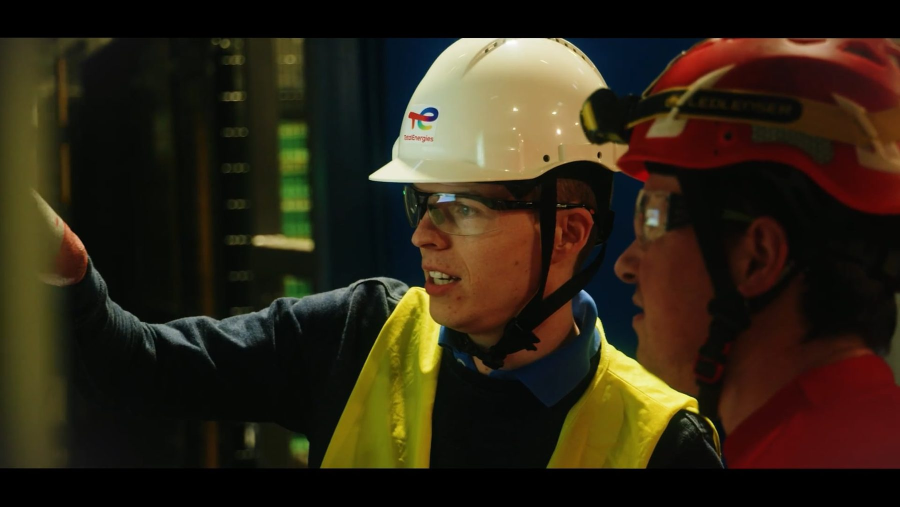
#> input picture site/img/films/pilz.jpg, 1800 x 1013 px (shown at 1/2 size)
$ python mockup_gsm.py ../site/img/films/pilz.jpg ../site/img/films/rocket.jpg
#> lines starting #> are read from the running program, lines starting #| are printed output that depends on the picture; after the words box and inside, x2 and y2 are one past the last pixel; in counts of white or black regions, pixels touching at a corner belong together
"""Gsm-mockup: python scripts/mockup_gsm.py gsm.jpg uit.jpg — telefoon op een zachte achtergrond (1800x1200)."""
import sys
import numpy as np
from PIL import Image, ImageDraw, ImageFilter

S, W, H = 2, 1800, 1200
def main(src, out, bg=((206, 208, 207), (236, 236, 233))):
#> called with src = '../site/img/films/pilz.jpg', out = '../site/img/films/rocket.jpg', bg = ((206, 208, 207), (236, 236, 233))
    g = np.linspace(0, 1, H*S)[:, None, None]
    grad = (np.array(bg[0])*(1-g) + np.array(bg[1])*g).repeat(W*S, axis=1)
    cv = Image.fromarray(grad.astype("uint8")).convert("RGBA")
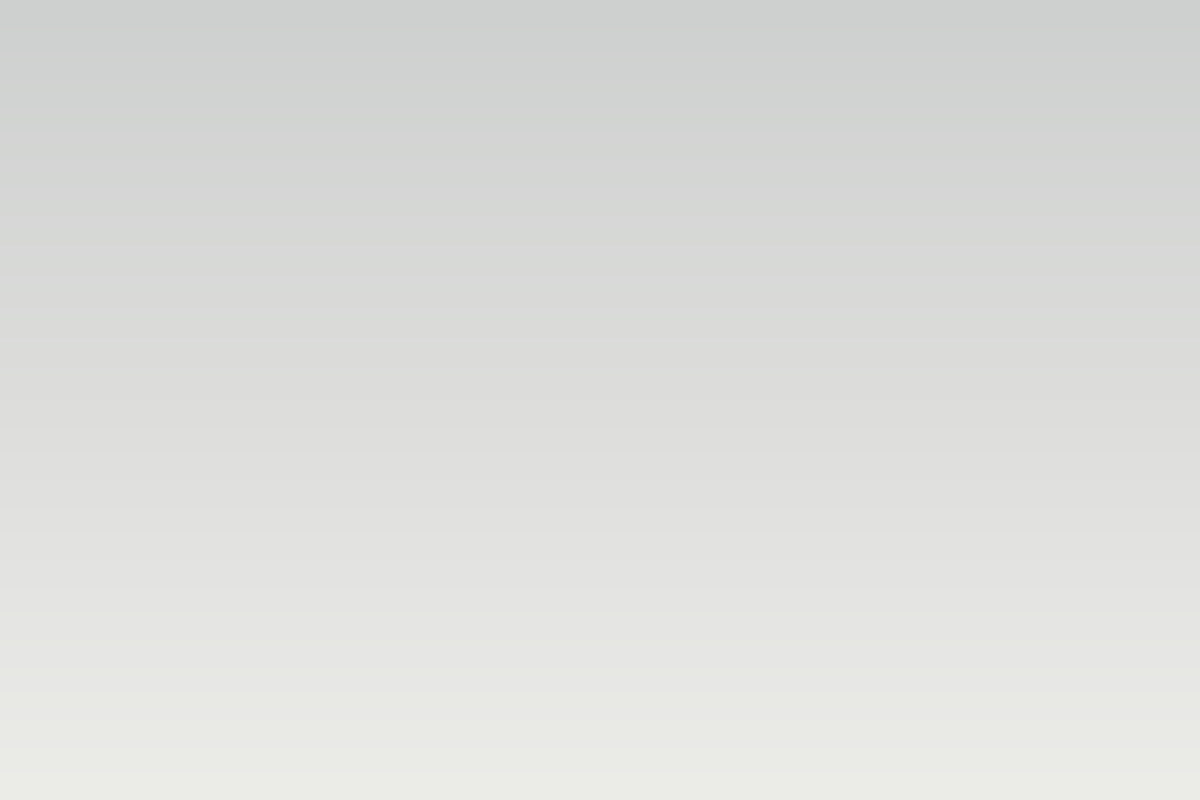
#> cv: PIL image 3600x2400 RGBA (shown at 1/3 size); mean R, G, B, A 220.5, 221.5, 219.5, 255
    pw, ph = 430*S, 880*S                      # toestel
    x0, y0 = (W*S - pw)//2, (H*S - ph)//2 - 10*S
    sh = Image.new("L", cv.size, 0)
#> sh: PIL image 3600x2400 L; every value is 0
    ImageDraw.Draw(sh).rounded_rectangle([x0+30*S, y0+50*S, x0+pw+30*S, y0+ph+40*S], 70*S, fill=110)
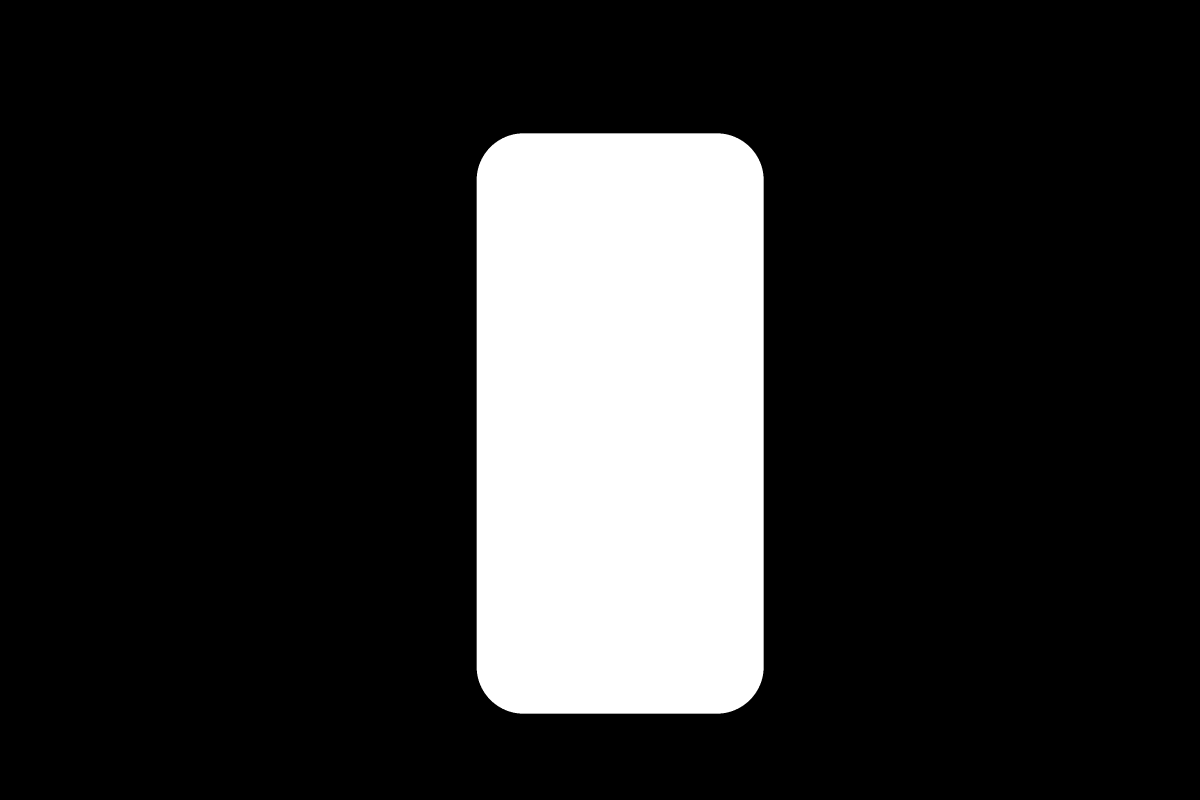
#> sh: PIL image 3600x2400 L (shown at 1/3 size); values 0 (black) and 110 (white), 17.2% white; 1 white region, box (x1, y1, x2, y2) and area: (1430, 400, 2291, 2141) 1482029
    cv.paste(Image.new("RGBA", cv.size, (40, 40, 45, 255)), (0, 0), sh.filter(ImageFilter.GaussianBlur(40*S)))
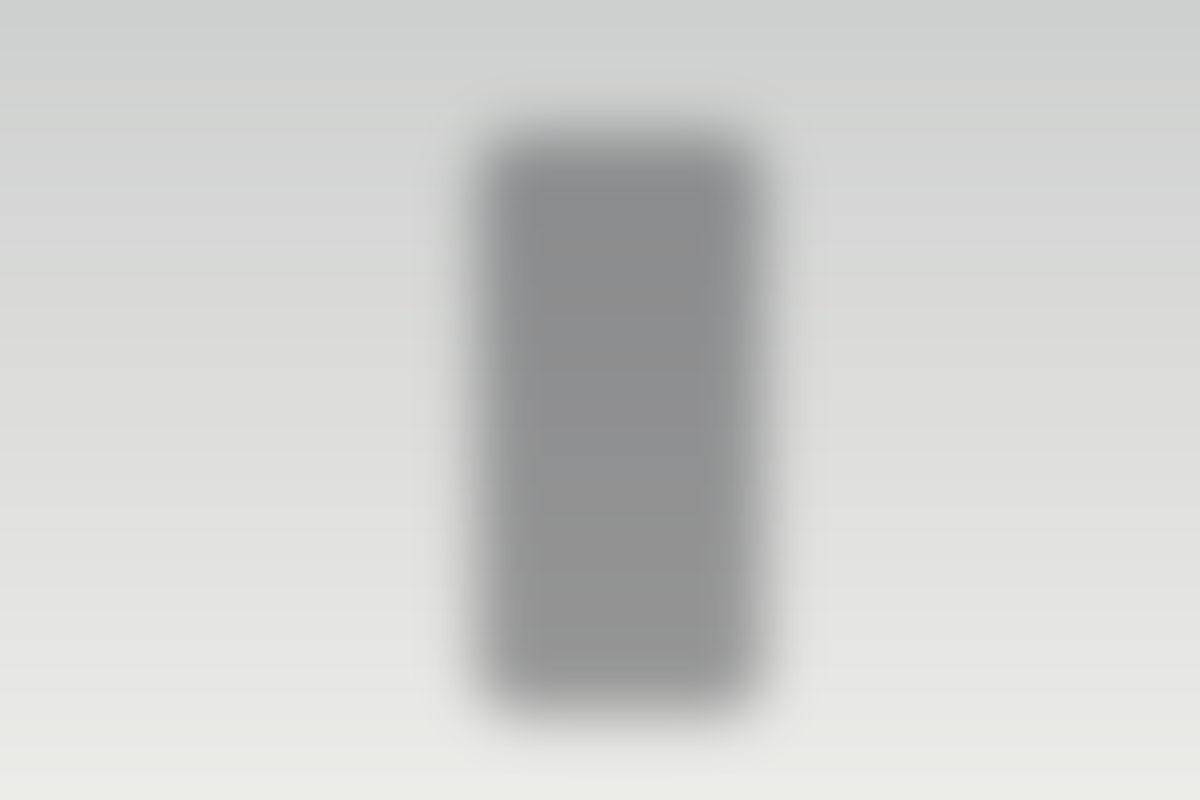
#> cv: PIL image 3600x2400 RGBA (shown at 1/3 size); mean R, G, B, A 207.1, 208, 206.5, 255
    d = ImageDraw.Draw(cv)
    d.rounded_rectangle([x0, y0, x0+pw, y0+ph], 66*S, fill=(24, 25, 28, 255))
    d.rounded_rectangle([x0+3*S, y0+3*S, x0+pw-3*S, y0+ph-3*S], 63*S, outline=(70, 72, 76, 255), width=2*S)
    m = 16*S
    sw, shh = pw-2*m, ph-2*m
    shot = Image.open(src).convert("RGB")
#> shot is the input picture: PIL image 1800x1013 RGB; mean R, G, B 46.8, 37.3, 21.5
    shot = shot.resize((sw, int(shot.height*sw/shot.width)), Image.LANCZOS).crop((0, 0, sw, shh))
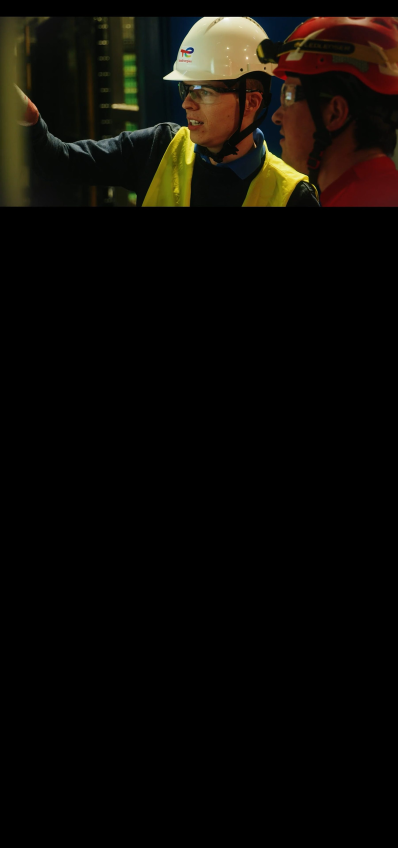
#> shot: PIL image 796x1696 RGB (shown at 1/2 size); mean R, G, B 12.3, 9.8, 5.7
    mask = Image.new("L", (sw, shh), 0); ImageDraw.Draw(mask).rounded_rectangle([0, 0, sw, shh], 50*S, fill=255)
#> after `mask = Image.new('L', (sw, shh), 0)`: mask: PIL image 796x1696 L; every value is 0
#> after `ImageDraw.Draw(mask).rounded_rectangle([0, 0, sw, shh], 50 * S, fill=2`:
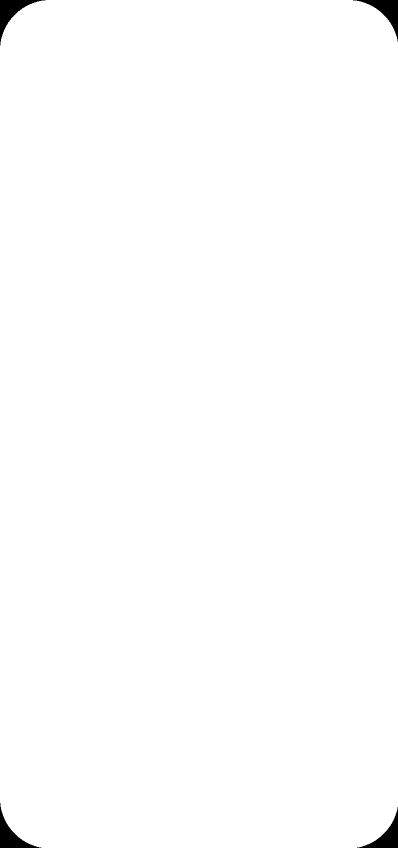
#> mask: PIL image 796x1696 L (shown at 1/2 size); 99.4% white; 4 black regions, box (x1, y1, x2, y2) and area: (0, 0, 91, 91) 2178, (706, 0, 796, 83) 2087, (0, 1606, 83, 1696) 2087, (714, 1614, 796, 1696) 1997
    cv.paste(shot, (x0+m, y0+m), mask)
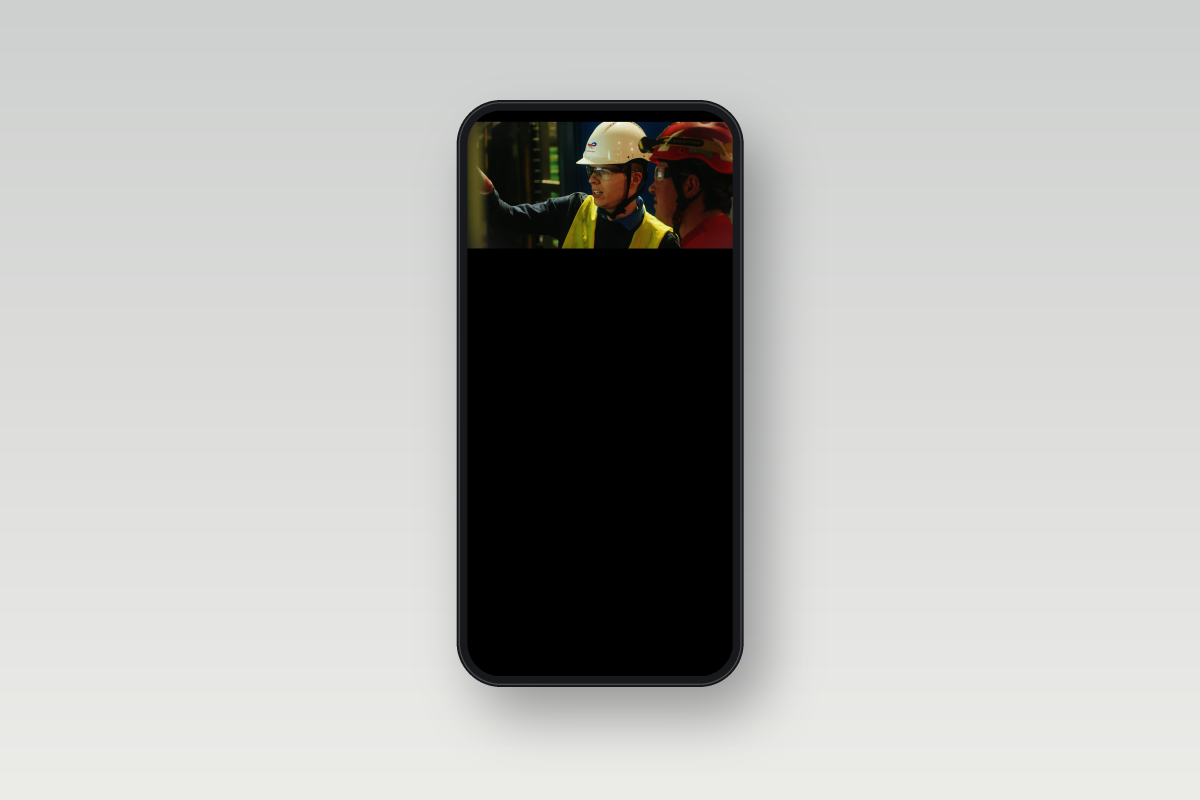
#> cv: PIL image 3600x2400 RGBA (shown at 1/3 size); mean R, G, B, A 182.8, 183.3, 181.1, 255
    d.rounded_rectangle([x0+pw//2-55*S, y0+m+10*S, x0+pw//2+55*S, y0+m+42*S], 16*S, fill=(10, 10, 12, 255))   # camera-eiland
    cv.convert("RGB").resize((W, H), Image.LANCZOS).save(out, quality=86, optimize=True, progressive=True)

if __name__ == "__main__":
    main(sys.argv[1], sys.argv[2])
